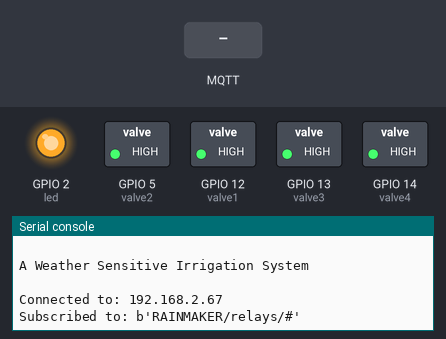
Simulated run of this program. Board: ESP32 board running MicroPython. Parts: switched loads named in the program (green lamp = pin HIGH), output pins drawn as LEDs (lit = HIGH), the last lines printed to the serial console. Inputs (shaded band) come from the test bench. WiFi joins after 1.5 s; no MQTT or app messages arrive unless stated.

Above: at 3.0 s.
3.1 s: MQTT message "on" arrives on the first subscribed topic
At 3.5 s:
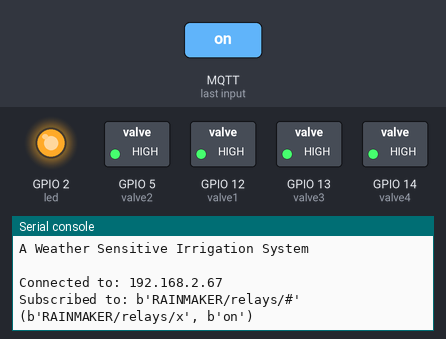
4.6 s: MQTT message "off" arrives on the first subscribed topic
At 5.8 s:
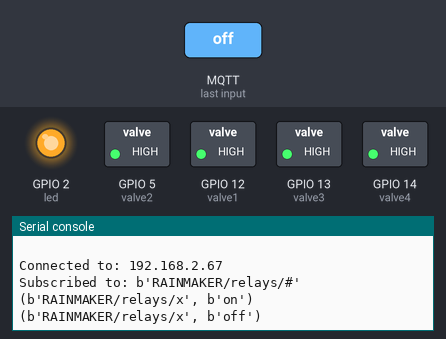
6.1 s: MQTT message "1" arrives on the first subscribed topic
At 6.9 s:
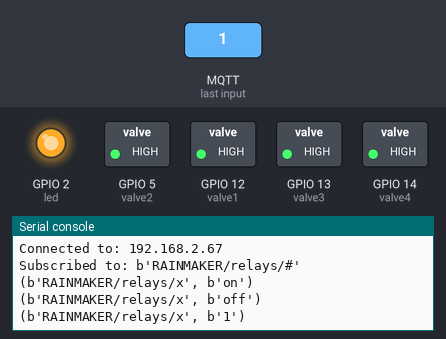

The program:

main.py
```python
from umqtt.robust import MQTTClient
import dht
import machine
import utime
import webrepl

webrepl.start()

client_id = '1223445'
mqtt_server = '192.168.2.67'
topic_sub = b'RAINMAKER/relays/#'

print('\n\nRAINMAKER\nVersion Delta - 6/9/2020\nThreat Level: Midnight\n\nA Weather Sensitive Irrigation System\n')

client = MQTTClient(client_id, mqtt_server)
client.connect()

led = machine.Pin(2, machine.Pin.OUT)
valve1 = machine.Pin(12, machine.Pin.OUT) # relay 1
valve2= machine.Pin(5, machine.Pin.OUT) # relay 2
valve3 = machine.Pin(13, machine.Pin.OUT) # relay 3
valve4 = machine.Pin(14, machine.Pin.OUT) # relay 4

pins = [valve1, valve2, valve3, valve4, led]
for i in pins[:]:
    i.on()

def sub_cb(topic, msg):
    print((topic, msg))
    if topic == b'RAINMAKER/relays/valve_one' and msg == b'on':
        valve1.off()
    elif topic == b'RAINMAKER/relays/valve_one' and msg == b'off':
        valve1.on()
    if topic == b'RAINMAKER/relays/valve_two' and msg == b'on':
        valve2.off()
    elif topic == b'RAINMAKER/relays/valve_two' and msg == b'off':
        valve2.on()
    if topic == b'RAINMAKER/relays/valve_three' and msg == b'on':
        valve3.off()
    elif topic == b'RAINMAKER/relays/valve_three' and msg == b'off':
        valve3.on()
    if topic == b'RAINMAKER/relays/valve_four' and msg == b'on':
        valve4.off()
    elif topic == b'RAINMAKER/relays/valve_four' and msg == b'off':
        valve4.on()

def connect_and_subscribe():
    global client_id, mqtt_server, topic_sub
    client = MQTTClient(client_id, mqtt_server)
    client.set_callback(sub_cb)
    client.connect()
    client.subscribe(topic_sub)
    print('Connected to: %s \nSubscribed to: %s' % (mqtt_server, topic_sub))
    return client

def restart_and_reconnect():
    print('Failed to connect to MQTT broker. Reconnecting...')
    time.sleep(10)
    machine.reset()

try:
    client = connect_and_subscribe()
except OSError as e:
    restart_and_reconnect()

while True:
    try:
        client.check_msg()
    except OSError as e:
        restart_and_reconnect()
```

boot.py
```python
import time
from umqtt.simple import MQTTClient
import machine
import micropython
import network
import esp
import webrepl
import gc
import socket
esp.osdebug(None)
from ntptime import settime
gc.collect()

# Relevant Personal Keys
ssid = 'VIRGIN930'
password = '6AF7AD59'

# Set up wifi station
station = network.WLAN(network.STA_IF)
station.active(True)
station.connect(ssid, password)

while station.isconnected() == False:
  pass

print(station.ifconfig())

print('\n\nWelcome to RAINMAKER')
print('\nAdrian DiLena')
print('First Run: --')
print('This Version: 6.9.2020')
print('\nAutomated/Networked Irrigation System')
```

Measured:
- after the input at 3.1 s, the serial console: prints a new line at once (image 1)
- after the input at 4.6 s, the serial console: prints a new line at once (image 2)
- after the input at 6.1 s, the serial console: prints a new line at once (image 3)
